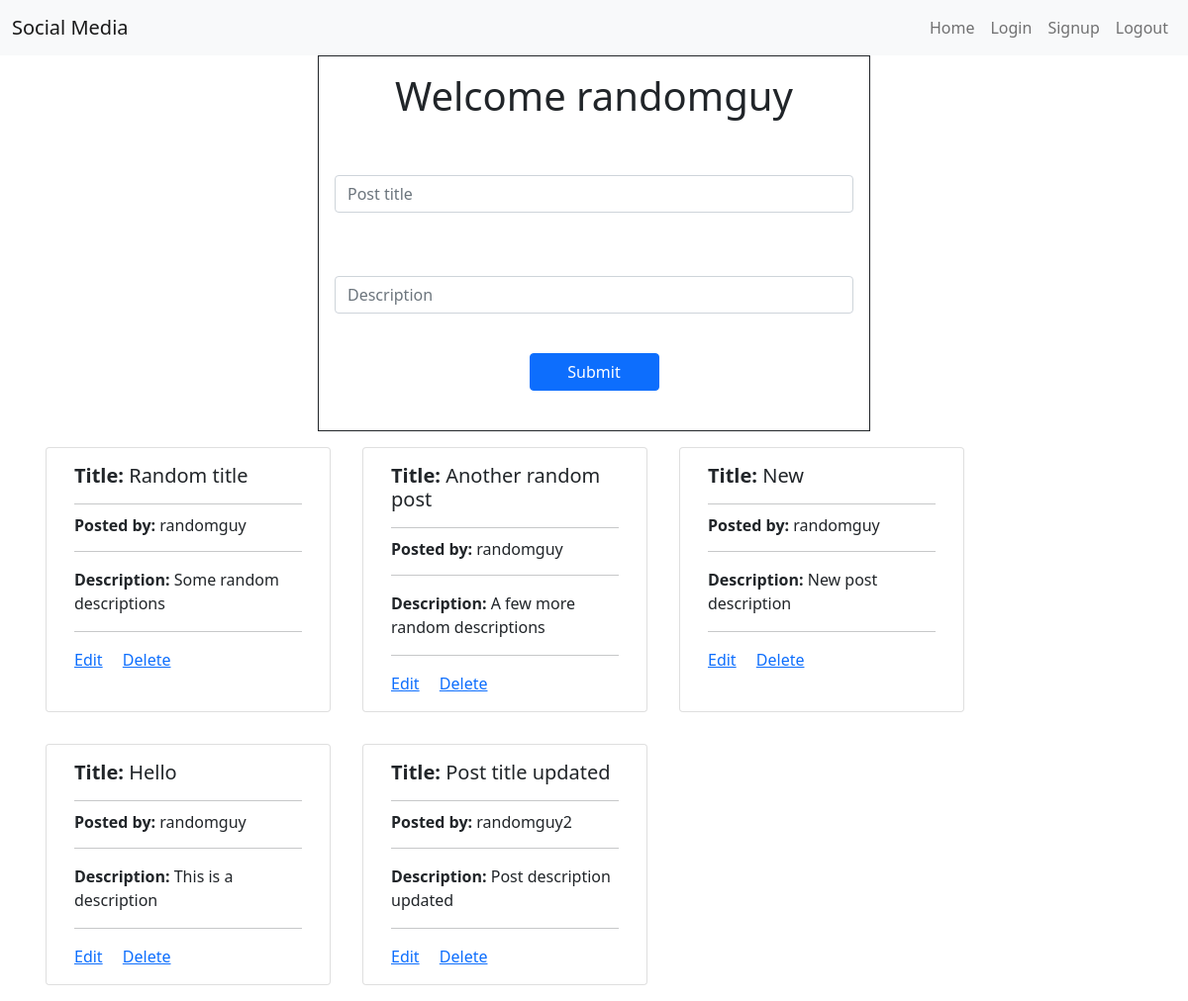
Screenshot of / (signed in) with the database file from the repository.
### pages/models.py (models this page shows, shortened)
class CustomUser(AbstractUser):
    email=models.EmailField(max_length=250)
    phone=models.CharField(max_length=14)

class Post(models.Model):
    postedBy=models.ForeignKey(CustomUser,on_delete=models.CASCADE)
    postTitle=models.CharField(max_length=200)
    description=models.CharField(max_length=1000)

### pages/views.py (the view)
# urls.py: path("", views.homeFunc,name="home"),
def homeFunc(request):
    if request.user.is_anonymous:
        return redirect("/login")
    posts=Post.objects.all()
    context={
        "posts":posts,
        "username":request.user.username
    }
    return render(request,"home.html",context)

### templates/home.html (shortened to what this page needs)
{% extends 'nav.html' %}
    {% block navblock %}
    <div class="container">
        <form class="row w-50 mx-auto border border-dark p-3" method="POST" action="/createpost">
            <h1 class="text-center">Welcome {{username}}</h1>
            <input class="form-control my-3 mt-5" type="text" placeholder="Post title" name="posttitle" aria-label="default input example">
            <input class="form-control my-3 mt-5" type="text" placeholder="Description" name="description" aria-label="default input example">
            <input type="submit" class="btn btn-primary w-25 mx-auto my-4">
        </form>
    </div>
    <div class="container">
        <div class="row">
            {% for post in posts %}
        <div class="card m-3" style="width: 18rem;">
            <div class="card-body">
              <h5 class="card-title"><strong>Title: </strong> {{post.postTitle}}</h5>
              <hr>
              <h6 class="card-subtitle mb-2 text-dark"><strong>Posted by: </strong>{{post.postedBy}}</h6>
              <hr>
              <p class="card-text"><strong>Description: </strong>{{post.description}}</p>
              <hr>
              <a href="edit/{{post.postTitle}}" class="card-link">Edit</a>
              <a href="delete/{{post.postTitle}}" class="card-link">Delete</a>
            </div>
          </div>
        {% endfor %}
        </div>
    </div>
    {% endblock navblock %}

### templates/nav.html (shortened to what this page needs)
<!DOCTYPE html>
<html lang="en">
<head>
    <link href="https://cdn.jsdelivr.net/npm/bootstrap@5.0.2/dist/css/bootstrap.min.css" rel="stylesheet">
</head>
<body>
    <nav class="navbar navbar-expand-lg navbar-light bg-light">
        <div class="container-fluid">
          <a class="navbar-brand" href="/">Social Media</a>
          <div class="collapse navbar-collapse" id="navbarSupportedContent">
            <ul class="navbar-nav ms-auto mb-2 mb-lg-0">
              <li class="nav-item">
                <a class="nav-link" href="/">Home</a>
              </li>
              <li class="nav-item">
                <a class="nav-link" href="/login">Login</a>
              </li>
              <li class="nav-item">
                <a class="nav-link" href="/signup">Signup</a>
              </li>
              <li class="nav-item">
                <a class="nav-link" href="/logout">Logout</a>
              </li>
            </ul>
          </div>
        </div>
      </nav>
      {% block navblock %}{% endblock navblock %}
</body>
</html>

### rows the page displays
CustomUser: username "randomguy"
Post: postTitle "Random title", postedBy "randomguy", description "Some random descriptions"
Post: postTitle "Another random post", postedBy "randomguy", description "A few more random descriptions"
Post: postTitle "New", postedBy "randomguy", description "New post description"
Post: postTitle "Hello", postedBy "randomguy", description "This is a description"
Post: postTitle "Post title updated", postedBy "randomguy2", description "Post description updated"
